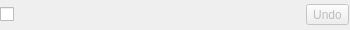
<?xml version="1.0" encoding="UTF-8"?>
<ui version="4.0">
 <class>UpdateWidget</class>
 <widget class="QWidget" name="UpdateWidget">
  <property name="geometry">
   <rect>
    <x>0</x>
    <y>0</y>
    <width>350</width>
    <height>30</height>
   </rect>
  </property>
  <layout class="QHBoxLayout" name="horizontalLayout">
   <property name="leftMargin">
    <number>0</number>
   </property>
   <property name="topMargin">
    <number>0</number>
   </property>
   <property name="rightMargin">
    <number>0</number>
   </property>
   <property name="bottomMargin">
    <number>0</number>
   </property>
   <item>
    <widget class="QCheckBox" name="Field">
     <property name="sizePolicy">
      <sizepolicy hsizetype="Fixed" vsizetype="Fixed">
       <horstretch>0</horstretch>
       <verstretch>0</verstretch>
      </sizepolicy>
     </property>
     <property name="minimumSize">
      <size>
       <width>300</width>
       <height>0</height>
      </size>
     </property>
     <property name="text">
      <string/>
     </property>
    </widget>
   </item>
   <item>
    <widget class="QToolButton" name="undoButton">
     <property name="enabled">
      <bool>false</bool>
     </property>
     <property name="text">
      <string>Undo</string>
     </property>
     <property name="icon">
      <iconset theme="edit-undo">
       <normaloff>.</normaloff>.</iconset>
     </property>
    </widget>
   </item>
  </layout>
 </widget>
 <resources/>
 <connections>
  <connection>
   <sender>undoButton</sender>
   <signal>clicked()</signal>
   <receiver>UpdateWidget</receiver>
   <slot>undoClicked()</slot>
   <hints>
    <hint type="sourcelabel">
     <x>330</x>
     <y>19</y>
    </hint>
    <hint type="destinationlabel">
     <x>330</x>
     <y>166</y>
    </hint>
   </hints>
  </connection>
  <connection>
   <sender>Field</sender>
   <signal>toggled(bool)</signal>
   <receiver>undoButton</receiver>
   <slot>setEnabled(bool)</slot>
   <hints>
    <hint type="sourcelabel">
     <x>84</x>
     <y>16</y>
    </hint>
    <hint type="destinationlabel">
     <x>328</x>
     <y>14</y>
    </hint>
   </hints>
  </connection>
 </connections>
 <slots>
  <slot>undoClicked()</slot>
 </slots>
</ui>
